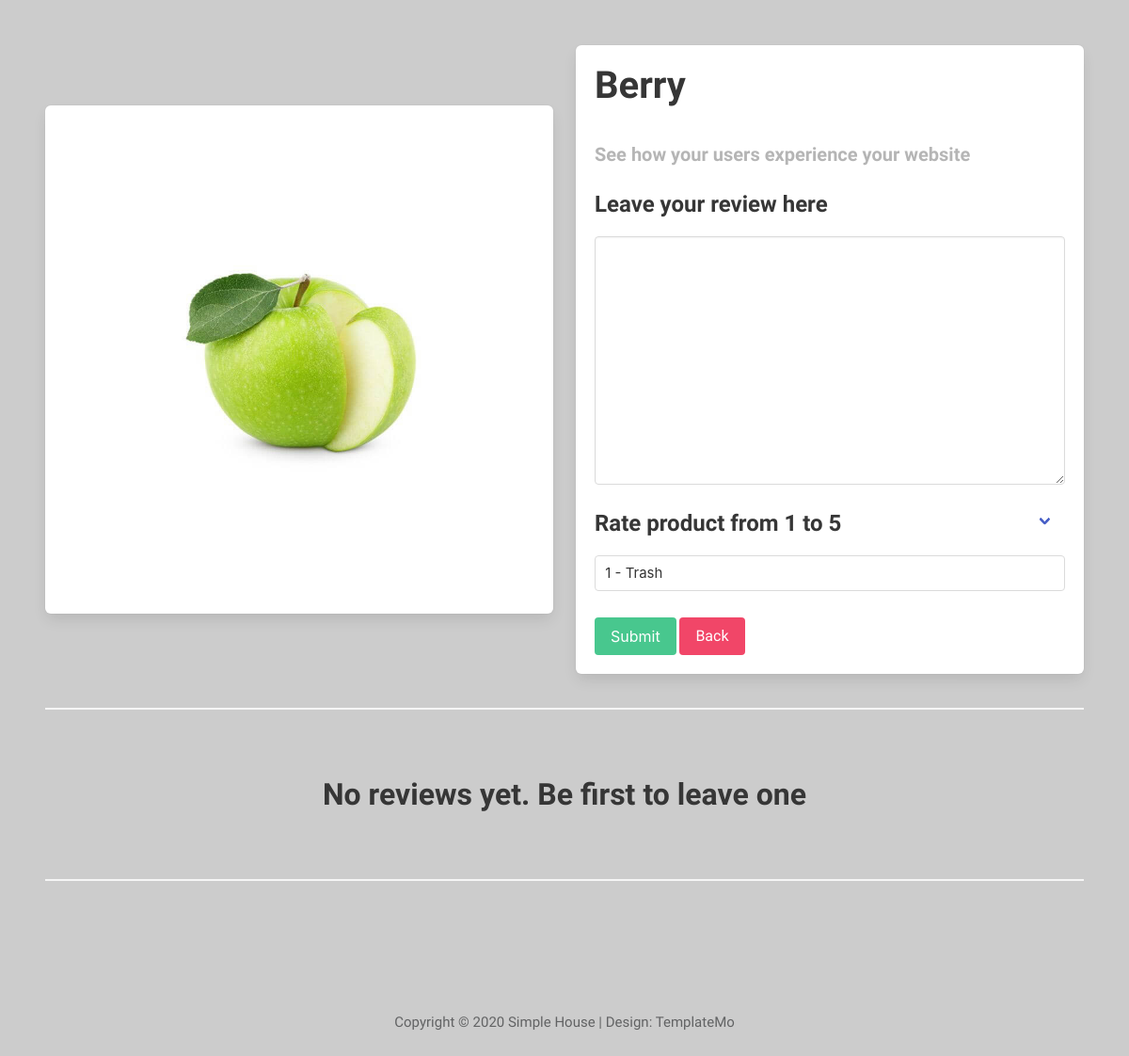
The app's page /rate_product/1 with its own data.
### store/models.py (models this page shows, shortened)
class Products(models.Model):
    category = models.ForeignKey('store.Category', on_delete=models.CASCADE, null=True)
    title = models.CharField(max_length=255)
    description = models.TextField()
    slug = models.SlugField()
    image = models.ImageField()
    price = models.IntegerField(null=True)

### store/views.py (the view, shortened to what this page needs)
# urls.py: path('rate_product/<int:pk>', rate_product, name='rate_product'),
def rate_product(request, pk):
    product = Products.objects.get(pk=pk)
    reviews = Review.objects.filter(product=product)
    form = RateForm()
    return render(request, 'rate.html', {'form': form, 'product': product, 'reviews': reviews})

### store/forms.py
class RateForm(forms.ModelForm, BulmaMixin):
    text = forms.CharField(widget=forms.Textarea(attrs={'class': 'textarea'}), label='Leave your review here')
    rate = forms.ChoiceField(choices=RATE_CHOICES, required=True, label='Rate product from 1 to 5')
    class Meta:
        model = Review
        fields = ('text', 'rate')

### store/templates/rate.html (shortened to what this page needs)
{% load static %}
<!DOCTYPE html>
<html lang="en">
<head>
    <link rel="stylesheet" href="https://cdn.jsdelivr.net/npm/bulma@0.9.3/css/bulma.min.css">
    <link href="{% static '/css/all.min.css' %}" rel="stylesheet"/>
    <link href="{% static '/css/templatemo-style.css' %}" rel="stylesheet"/>
    <link rel="stylesheet" href="{% static '/css/style.css' %}">
</head>
<body>
{% block content %}
    <div class="section">
        <div class="columns is-flex is-align-items-center">
            <div class="column">
                <div class="box">
                    <figure class="image product-detail-image">
                        <img src="{{ product.image.url }}" alt="Placeholder image">
                    </figure>
                </div>
            </div>
            <div class="column">
                <div class="box">
                    <div class="content">
                        <p class="title is-size-2">
                            {{ product.title }}
                        </p>
                        <p class="title is-size-5 has-text-grey-light">{{ product.description }}</p>
                        <form action="{% url 'store:rate_product' product.pk %}" method="post">
                            {% for field in form %}
                                {% if field.name == 'rate' %}
                                    <div class="select is-fullwidth my-2">
                                        <label for="{{ field.id_for_label }}"
                                               class="label is-size-4">{{ field.label }}</label>
                                        {{ field }}
                                    </div>
                                {% else %}
                                    <div class="field">
                                        <label for="{{ field.id_for_label }}" class="label is-size-4">
                                            {{ field.label }}
                                        </label>
                                        {{ field }}
                                    </div>
                                {% endif %}
                            {% endfor %}
                            <div class="mt-6">
                                <br>
                                <button class='button is-success' type="submit">Submit</button>
                                <a class='button is-danger' href="{% url 'store:detail' product.pk %}">
                                    Back</a>
                            </div>
                        </form>
                    </div>
                </div>
            </div>
        </div>
        <hr>
        <div class="section">
            {% if reviews %}
                <div class="title is-size-3 has-text-centered">Reviews of other clients</div>
                <div class="columns is is-multiline is-centered">
                    {% for review in reviews %}
                        <div class="column is-6">
                            <div class="card">
                                <div class="card-content">
                                    <p class="subtitle has-text-right has-text-grey-light is-6">{{ review.date }}</p>
                                    <div class="media">
                                        <div class="media-left">
                                            <figure class="image is-48x48">
                                                <img src="https://bulma.io/images/placeholders/96x96.png"
                                                     alt="Placeholder image" class="is-rounded">
                                            </figure>
                                        </div>
                                        <div class="media-content">
                                            <p class="title is-4">{{ review.user.first_name }}</p>
                                            <p class="subtitle is-6">@{{ review.user.username }}</p>
                                        </div>
                                    </div>
                                    <div class="content is-size-5 has-text-weight-bold has-text-centered">
                                        {{ review.text }}
                                    </div>
                                    <p class="subtitle is-size-4">
                                        <ion-icon name="star-outline"></ion-icon>
                                        {{ review.rate }} out of 5
                                    </p>
                                </div>
                            </div>
                        </div>
                    {% endfor %}
                </div>
            {% else %}
                <div class="title is-size-3 has-text-centered">No reviews yet. Be first to leave one</div>
            {% endif %}
        </div>
        <hr>
    </div>
{% endblock %}
<footer class="tm-footer text-center">
    <p>Copyright &copy; 2020 Simple House
        | Design: <a rel="nofollow" href="https://templatemo.com">TemplateMo</a></p>
</footer>
</body>
</html>

### store/static/css/templatemo-style.css (style rules this page uses)
ul, nav, body, h1, h2, h4, h6, p, figure { margin: 0; padding: 0; }
a, button { transition: all 0.3s ease; }
html { box-sizing: border-box; -ms-overflow-style: scrollbar; }
*, *::before, *::after { box-sizing: inherit; }
.text-center { text-align: center; }
body { font-family: 'Open Sans', Arial, sans-serif; font-size: 17px; background-color: #ccc; overflow-x: hidden; }
p, address { color: #626364; line-height: 1.8; }
.tm-footer { padding: 25px 15px; margin-top: 40px; }
.tm-footer a { color: #626364; text-decoration: none; }

### store/static/css/style.css (style rules this page uses)
body { color: #666666; font-size: 15px; font-family: 'Athiti', sans-serif; line-height: 1.80857; }
a { color: #1f1f1f; text-decoration: none !important; outline: none !important; -webkit-transition: all .3s ease-in-out; -moz-transition: all .3s ease-in-out; -ms-transition: all .3s ease-in-out; -o-transition: all .3s ease-in-out; transition: all .3s ease-in-out; }
a { color: #1f1f1f; text-decoration: none; outline: none; }
a, .btn { text-decoration: none !important; outline: none !important; -webkit-transition: all .3s ease-in-out; -moz-transition: all .3s ease-in-out; -ms-transition: all .3s ease-in-out; -o-transition: all .3s ease-in-out; transition: all .3s ease-in-out; }

### records on screen
Products: image (picture), title "Berry", description "See how your users experience your website"

### other values on screen
{{ field.label }} "Leave your review here"
{{ field.label }} "Rate product from 1 to 5"
